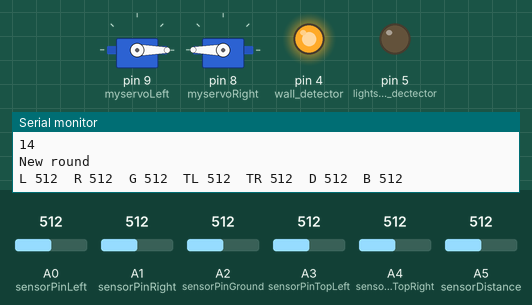
This sketch was run on a simulated Arduino Uno, built with avr-gcc and run on an emulated ATmega328P. Parts: 2 × servo, output pins drawn as LEDs (lit = HIGH), the last lines printed to the serial monitor. The test bench sets the inputs (shaded band); at power-on: A5 (sensorDistance) = 512, A0 (sensorPinLeft) = 512, A3 (sensorPinTopLeft) = 512, A1 (sensorPinRight) = 512, A2 (sensorPinGround) = 512, A4 (sensorPinTopRight) = 512.

Above: at 1.2 s.
1.3 s: A5 (sensorDistance) set to 484
At 2.4 s:
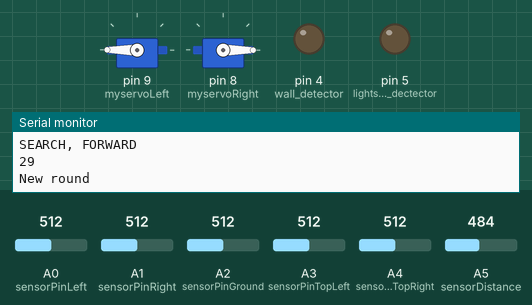
2.8 s: A0 (sensorPinLeft) set to 117
5.8 s: A0 (sensorPinLeft) set to 103
At 7.0 s:
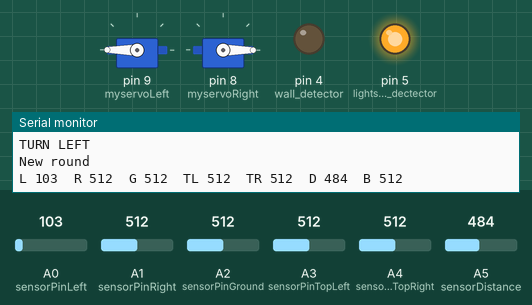
7.3 s: A3 (sensorPinTopLeft) set to 493
At 8.4 s:
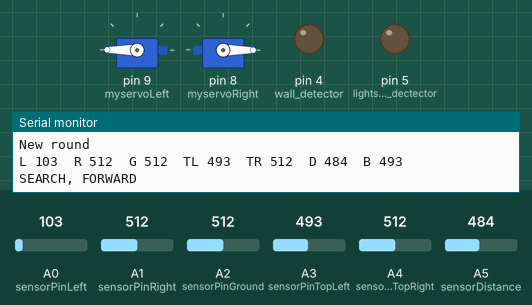
10.3 s: A1 (sensorPinRight) set to 40
At 10.9 s:
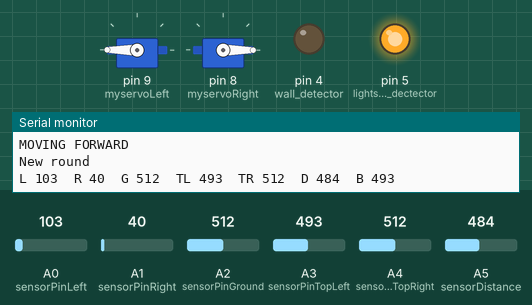
Timing chart, 0 to 13.3 s (numbered marks = the images above; inputs shaded):
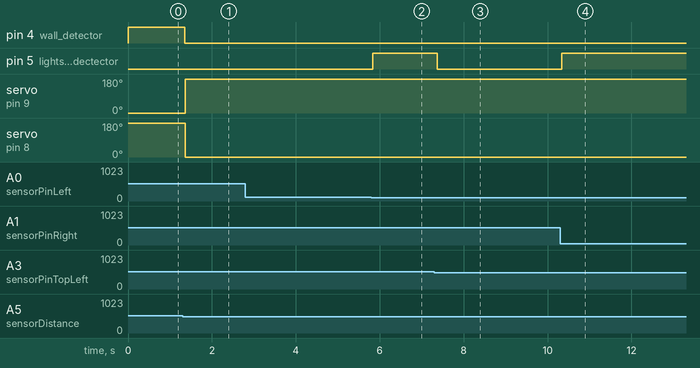

Measured:
- the behaviour switches between 501 and 500 on A5 (sensorDistance) (found by bisection; images 0 and 1)
- the behaviour switches between 113 and 112 on A0 (sensorPinLeft) (found by bisection; images 1 and 2)
- the behaviour switches between 503 and 502 on A3 (sensorPinTopLeft) (found by bisection; images 2 and 3)
- after the input at 1.3 s, pin 4 (wall_detector): HIGH → LOW after 0.05 s; servo on pin 9 (myservoLeft): 0° → 180° after 0.06 s; servo on pin 8 (myservoRight): 180° → 0° after 0.06 s
- after the input at 5.8 s, pin 5 (lightsource_dectector): LOW → HIGH at once
- after the input at 7.3 s, pin 5 (lightsource_dectector): HIGH → LOW after 0.07 s
- after the input at 10.3 s, pin 5 (lightsource_dectector): LOW → HIGH at once; servo on pin 9 (myservoLeft): stays 180° (without the input it goes to 0° after 3.4 s)

The sketch:

rat_runner_LDR.ino
```cpp
#include <Servo.h>

const int kDelay = 10;
const int kMaxSearchShift = 150;
const int kMaxRoundShift = 50;
const int kMaxDistance = 500;

Servo myservoLeft;  // create servo object to control a servo
Servo myservoRight;  // create servo object to control a servo
// twelve servo objects can be created on most boards

int sensorPinLeft = A0;    // select the input pin for the potentiometer
int sensorPinRight = A1;
int sensorPinGround = A2;
int sensorPinTopLeft = A3;
int sensorPinTopRight = A4;
int sensorDistance = A5;

int sensorValueLeft = 0;  // variable to store the value coming from the sensor
int sensorValueRight = 0;
int sensorValueGround = 0;
int sensorValueTopLeft = 0;
int sensorValueTopRight = 0;
int distance = 0;

int leftSpeed = 0;    // variable to store the servo position
int rightSpeed = 0;

int searchShift = 0;

void setup() {
  myservoLeft.attach(9);  // attaches the servo on pin 9 to the servo object
  myservoRight.attach(8);  // attaches the servo on pin 8 to the servo object
  pinMode(5, OUTPUT); // lightsource dectector
  pinMode(4, OUTPUT); // wall detector
  Serial.begin(9600);
}

void loop() {
  myservoLeft.attach(9);
  myservoRight.attach(8);

  // Actual input
  sensorValueLeft = analogRead(sensorPinLeft);
  sensorValueRight = analogRead(sensorPinRight);
  sensorValueGround = analogRead(sensorPinGround);

  // Baseline values
  sensorValueTopLeft = analogRead(sensorPinTopLeft);
  sensorValueTopRight = analogRead(sensorPinTopRight);

  distance = analogRead(sensorDistance);

  int baseline = min(sensorValueTopRight, sensorValueTopLeft);

  leftSpeed = 180;
  rightSpeed = 0;

  if (sensorValueGround < (baseline / 10)) {
      Serial.println("STOP");
      myservoLeft.detach();
      myservoRight.detach();
  } else if ((sensorValueRight > baseline - 400 &&
      sensorValueLeft > baseline - 400)
      || distance > kMaxDistance) {
    digitalWrite(5, LOW);
    ++searchShift;

    if (distance <= kMaxDistance) {
      digitalWrite(4, LOW);
      if (searchShift > kMaxSearchShift) {
        leftSpeed = 0;
        Serial.println("SEARCH, TURNING AROUND");
      } else {
        Serial.println("SEARCH, FORWARD");
      }
    } else {
      digitalWrite(4, HIGH);
      if (searchShift < kMaxSearchShift) {
        leftSpeed = 0;
        rightSpeed = 180;
        Serial.println("SEARCH, MOVING BACKWARD");
      } else {
        leftSpeed = 0;
        Serial.println("SEARCH, TURNING AROUND");
      }
    }

    searchShift = searchShift % (kMaxSearchShift + kMaxRoundShift);
    Serial.println(searchShift);
  } else {
    digitalWrite(4, LOW);
    digitalWrite(5, HIGH);

    if ((sensorValueLeft > sensorValueRight + 100) ||
        (sensorValueLeft > sensorValueRight + 50 &&
        sensorValueLeft > sensorValueGround + 50)) {
      Serial.println("TURN RIGHT");
      myservoLeft.detach();
    } else if ((sensorValueRight > sensorValueLeft + 100) ||
        (sensorValueRight > sensorValueLeft + 50 &&
        sensorValueRight > sensorValueGround + 50)) {
      Serial.println("TURN LEFT");
      myservoRight.detach();
    } else if ((sensorValueGround < sensorValueLeft - 50) &&
          (sensorValueGround < sensorValueRight - 50)) {
      leftSpeed = 0;
      rightSpeed = 180;
      Serial.println("MOVING BACKWARD");
    } else {
      Serial.println("MOVING FORWARD");
    }
  }

  myservoLeft.write(leftSpeed);
  myservoRight.write(rightSpeed);

  Serial.println("New round");
  Serial.print("L ");
  Serial.print(sensorValueLeft);
  Serial.print("\tR ");
  Serial.print(sensorValueRight);
  Serial.print("\tG ");
  Serial.print(sensorValueGround);
  Serial.print("\tTL ");
  Serial.print(sensorValueTopLeft);
  Serial.print("\tTR ");
  Serial.print(sensorValueTopRight);
  Serial.print("\tD ");
  Serial.print(distance);
  Serial.print("\tB ");
  Serial.println(baseline);


  delay(kDelay);
}
```
